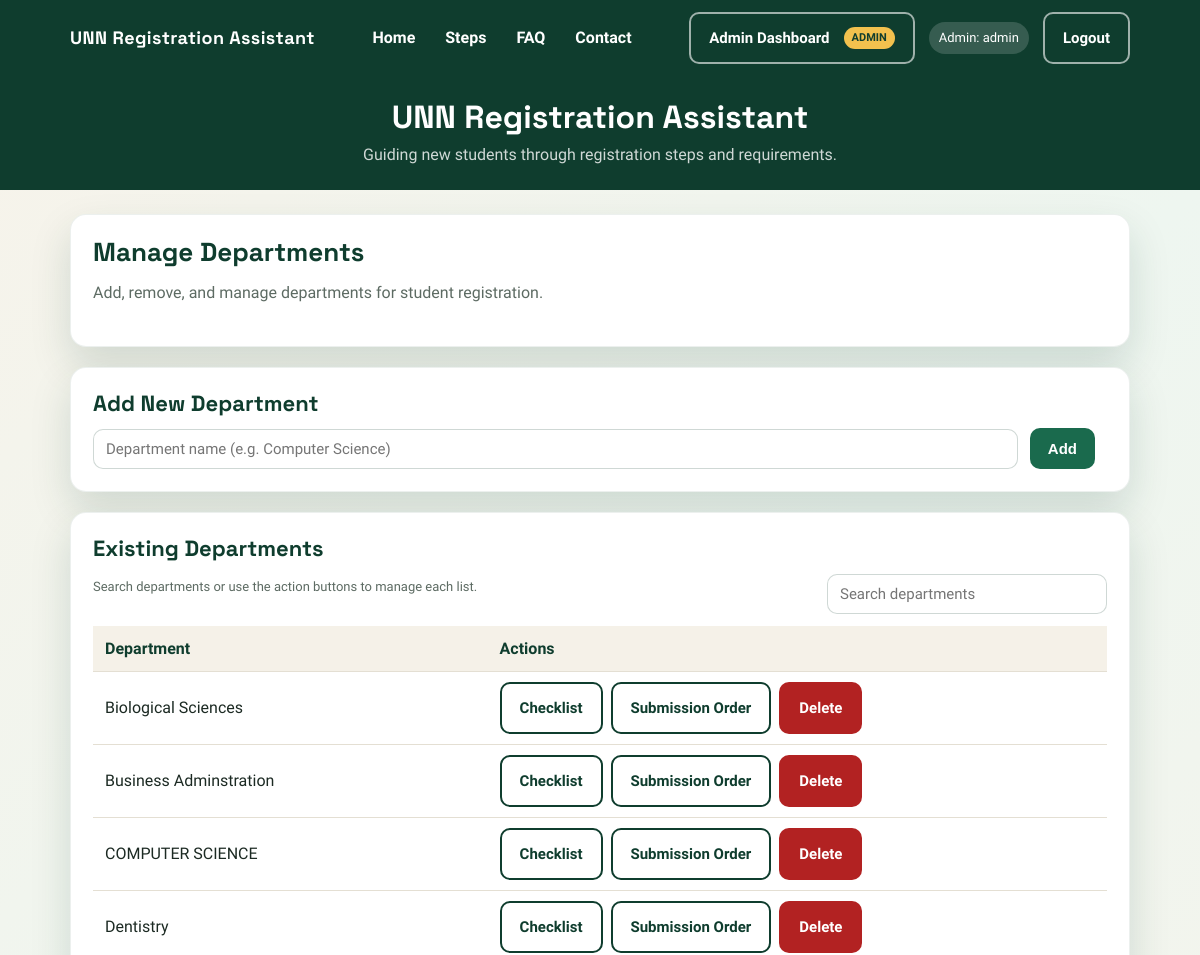
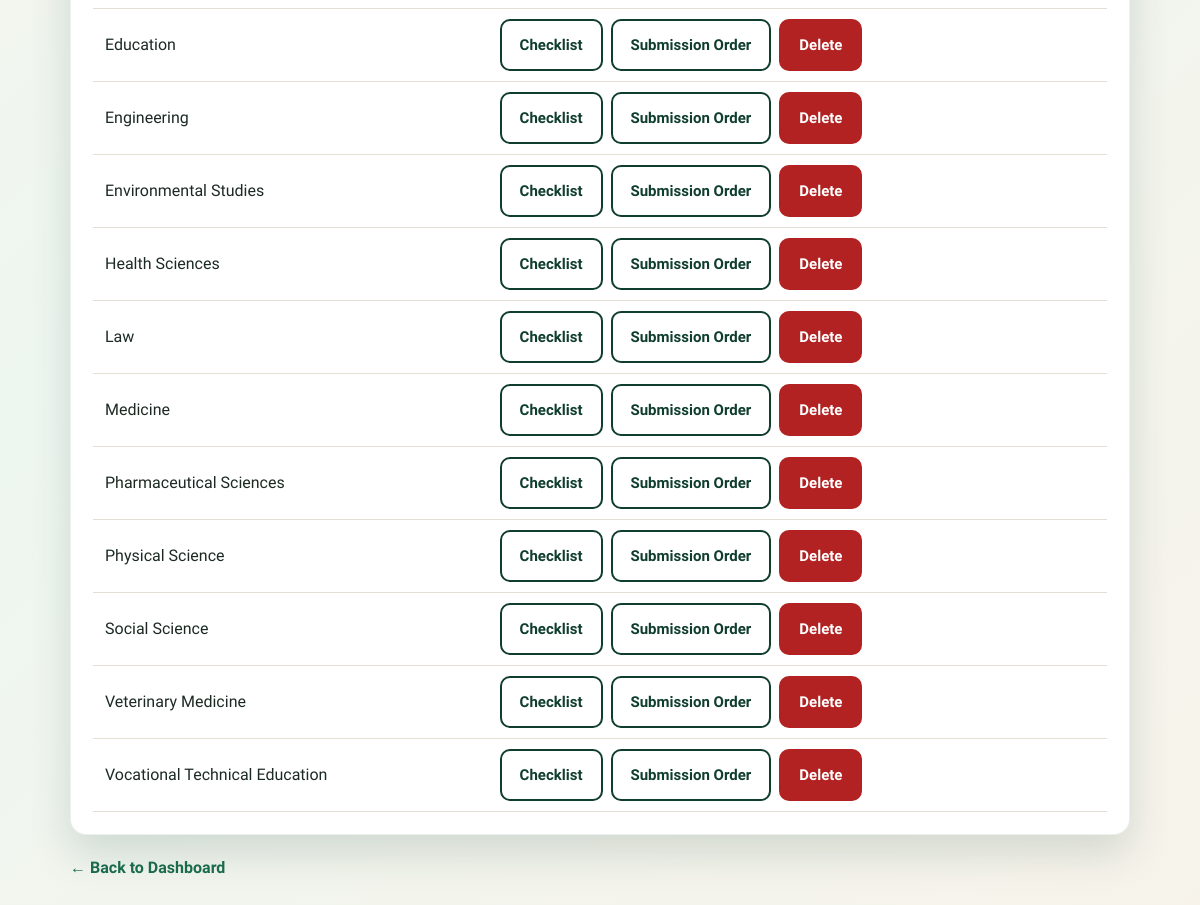
The page /admin/departments (signed in) on the database its author committed (2 pictures, top to bottom).
### tables this page shows
CREATE TABLE "departments" (
        id INTEGER PRIMARY KEY AUTOINCREMENT,
        name TEXT UNIQUE NOT NULL COLLATE NOCASE
    );

### app.py (the view)
@app.route("/admin/departments", methods=["GET", "POST"])
def admin_departments():
    if "admin" not in session:
        return redirect("/admin/login")
    if request.method == "POST":
        name = request.form.get("name")
        if name:
            add_department(name)
    departments = get_departments()
    return render_template("admin_departments.html", departments=departments)

### database.py (called while the page is built)
def get_db_connection():
    conn = sqlite3.connect(DB_NAME)
    conn.row_factory = sqlite3.Row
    conn.execute("PRAGMA foreign_keys = ON")
    return conn

def get_departments():
    with get_db_connection() as conn:
        rows = conn.execute(
            "SELECT name FROM departments ORDER BY name"
        ).fetchall()
    return [row["name"] for row in rows]

### templates/admin_departments.html
{% extends "base.html" %}
{% block content %}
<div class="card">
    <h2>Manage Departments</h2>
    <p class="section-lead">Add, remove, and manage departments for student registration.</p>
</div>
<div class="card">
    <h3>Add New Department</h3>
    <form method="POST" class="action-row" data-submit-message="Adding department...">
        <input
            type="text"
            name="name"
            class="input"
            placeholder="Department name (e.g. Computer Science)"
            required
            style="flex: 1; min-width: 220px;"
        >
        <button type="submit">Add</button>
    </form>
</div>
<div class="card">
    <h3>Existing Departments</h3>
    <div class="table-toolbar">
        <p class="helper-text">Search departments or use the action buttons to manage each list.</p>
        <input class="input table-search" type="search" placeholder="Search departments" data-table-search data-table-target="departmentsTable">
    </div>
    {% if departments %}
        <div class="table-wrap">
            <table class="table" id="departmentsTable" data-table>
                <thead>
                    <tr>
                        <th>Department</th>
                        <th data-sort="false">Actions</th>
                    </tr>
                </thead>
                <tbody>
                    {% for dept in departments %}
                    <tr>
                        <td>{{ dept }}</td>
                        <td>
                            <div class="table-actions">
                                <a class="btn btn-outline" href="{{ url_for('admin_checklist_items') }}?department={{ dept }}">Checklist</a>
                                <a class="btn btn-outline" href="{{ url_for('admin_submission_order') }}?department={{ dept }}">Submission Order</a>
                                <a class="btn btn-danger" href="{{ url_for('delete_department', department=dept) }}"
                                   onclick="return confirm('Delete this department?')">Delete</a>
                            </div>
                        </td>
                    </tr>
                    {% endfor %}
                </tbody>
            </table>
        </div>
    {% else %}
        <p class="helper-text">No departments added yet.</p>
    {% endif %}
</div>
<a class="link-muted" href="{{ url_for('admin_dashboard') }}">&larr; Back to Dashboard</a>
{% endblock %}

### static/css/style.css (style rules this page uses)
:root { --green-900: #0f3d2e; --green-800: #14543f; --green-700: #1a6a4d; --green-600: #1f7a55; --green-500: #2b8a62; --gold-400: #f2c14e; --cream-100: #f7f3ea; --cream-200: #efe9dc; --ink-900: #1c2a23; --muted-600: #5d6b63; --card: #ffffff; --shadow: 0 18px 40px rgba(15, 61, 46, 0.15); --font-display: 'Space Grotesk', sans-serif; --font-body: 'Source Sans 3', sans-serif; }
* { box-sizing: border-box; }
body { font-family: var(--font-body); margin: 0; background: linear-gradient(135deg, var(--cream-100) 0%, #eef6f0 45%, var(--cream-100) 100%); color: var(--ink-900); line-height: 1.6; }
html { scroll-behavior: smooth; }
a { color: inherit; }
h1, h2, h3, h4 { font-family: var(--font-display); color: var(--green-900); margin: 0 0 12px 0; line-height: 1.2; }
h2 { font-size: 26px; }
h3 { font-size: 22px; }
p { margin: 0 0 12px 0; color: var(--muted-600); }
.btn, button { display: inline-flex; align-items: center; justify-content: center; gap: 8px; padding: 12px 18px; border-radius: 10px; border: 2px solid transparent; font-weight: 700; text-decoration: none; transition: transform 0.15s ease, box-shadow 0.15s ease, background 0.15s ease; font-size: 15px; cursor: pointer; }
.btn-outline { border-color: var(--green-900); color: var(--green-900); background: white; }
.btn-danger { background: #b22222; color: white; }
button { background-color: var(--green-700); color: white; border: none; }
.card { background: var(--card); border-radius: 16px; box-shadow: var(--shadow); padding: 22px; margin-bottom: 20px; border: 1px solid rgba(15, 61, 46, 0.08); }
.card h2, .card h3, .card h4 { margin-top: 0; }
.action-row { display: flex; gap: 12px; flex-wrap: wrap; align-items: center; }
.link-muted { color: var(--green-700); font-weight: 600; text-decoration: none; }
.section-lead { margin: 0 0 18px 0; color: var(--muted-600); font-size: 16px; }
.input, select, textarea, input[type="text"], input[type="password"], input[type="email"], input[type="tel"], input[type="number"], input[type="search"], input[type="url"] { width: 100%; padding: 10px 12px; border: 1px solid rgba(15, 61, 46, 0.2); border-radius: 10px; font-family: var(--font-body); font-size: 15px; background: white; }
.helper-text { font-size: 13px; color: var(--muted-600); }
.table-wrap { width: 100%; overflow-x: auto; }
.table-toolbar { display: flex; justify-content: space-between; gap: 12px; flex-wrap: wrap; align-items: center; margin-bottom: 12px; }
.table-search { max-width: 280px; }
.table { width: 100%; border-collapse: collapse; min-width: 560px; }
.table th, .table td { padding: 10px 12px; text-align: left; border-bottom: 1px solid #e4dfd3; }
.table th { background: #f5f1e8; color: var(--green-900); }
.table-sortable { cursor: pointer; user-select: none; }
.table-actions { display: flex; gap: 8px; flex-wrap: wrap; }

### rows shown on the page
departments: name "Biological Sciences"
departments: name "Business Adminstration"
departments: name "COMPUTER SCIENCE"
departments: name "Dentistry"
departments: name "Education"
departments: name "Engineering"
departments: name "Environmental Studies"
departments: name "Health Sciences"
departments: name "Law"
departments: name "Medicine"
departments: name "Pharmaceutical Sciences"
departments: name "Physical Science"
departments: name "Social Science"
departments: name "Veterinary Medicine"
departments: name "Vocational Technical Education"

### other values the page prints
{{ session.get('admin') }} "admin"
